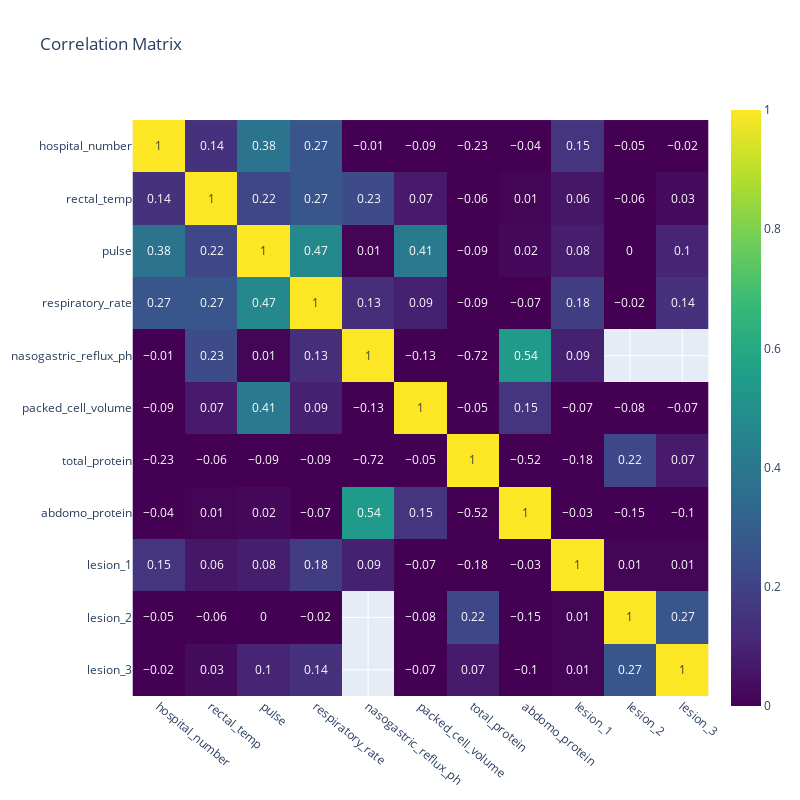

Write notebook code for a chart like this one.
### Markdown cell above
corélations entre les variables quantitatives :
- [plotly](https://plotly.com/python/heatmap-and-contour-subplots/)
- [seaborn](https://seaborn.pydata.org/examples/many_pairwise_correlations.html)

### Code cell
correlation =  round(horses.corr(numeric_only = True),  ndigits=2)

fig = px.imshow(correlation,
                text_auto=True,
                color_continuous_scale = 'Viridis',
                range_color=(0, 1),
                title='Correlation Matrix',
                width=800,
                height=800
            )

fig.update_xaxes(tickangle=40)

fig.show()

### Figure 1 — Plotly figure (JSON) as saved in the notebook; plotly's stock layout.template omitted (floating-point values rounded to 4 significant figures)
{"data": [{"coloraxis": "coloraxis", "hovertemplate": "x: %{x}<br>y: %{y}<br>color: %{z}<extra></extra>", "name": "0", "texttemplate": "%{z}", "type": "heatmap", "x": ["hospital_number", "rectal_temp", "pulse", "respiratory_rate", "nasogastric_reflux_ph", "packed_cell_volume", "total_protein", "abdomo_protein", "lesion_1", "lesion_2", "lesion_3"], "xaxis": "x", "y": ["hospital_number", "rectal_temp", "pulse", "respiratory_rate", "nasogastric_reflux_ph", "packed_cell_volume", "total_protein", "abdomo_protein", "lesion_1", "lesion_2", "lesion_3"], "yaxis": "y", "z": [[1, 0.14, 0.38, 0.27, -0.01, -0.09, -0.23, -0.04, 0.15, -0.05, -0.02], [0.14, 1, 0.22, 0.27, 0.23, 0.07, -0.06, 0.01, 0.06, -0.06, 0.03], [0.38, 0.22, 1, 0.47, 0.01, 0.41, -0.09, 0.02, 0.08, 0, 0.1], [0.27, 0.27, 0.47, 1, 0.13, 0.09, -0.09, -0.07, 0.18, -0.02, 0.14], [-0.01, 0.23, 0.01, 0.13, 1, -0.13, -0.72, 0.54, 0.09, null, null], [-0.09, 0.07, 0.41, 0.09, -0.13, 1, -0.05, 0.15, -0.07, -0.08, -0.07], [-0.23, -0.06, -0.09, -0.09, -0.72, -0.05, 1, -0.52, -0.18, 0.22, 0.07], [-0.04, 0.01, 0.02, -0.07, 0.54, 0.15, -0.52, 1, -0.03, -0.15, -0.1], [0.15, 0.06, 0.08, 0.18, 0.09, -0.07, -0.18, -0.03, 1, 0.01, 0.01], [-0.05, -0.06, 0, -0.02, null, -0.08, 0.22, -0.15, 0.01, 1, 0.27], [-0.02, 0.03, 0.1, 0.14, null, -0.07, 0.07, -0.1, 0.01, 0.27, 1]]}], "layout": {"coloraxis": {"cmax": 1, "cmin": 0, "colorscale": [[0, "#440154"], [0.1111, "#482878"], [0.2222, "#3e4989"], [0.3333, "#31688e"], [0.4444, "#26828e"], [0.5556, "#1f9e89"], [0.6667, "#35b779"], [0.7778, "#6ece58"], [0.8889, "#b5de2b"], [1, "#fde725"]]}, "height": 800, "title": {"text": "Correlation Matrix"}, "width": 800, "xaxis": {"anchor": "y", "constrain": "domain", "domain": [0, 1], "scaleanchor": "y", "tickangle": 40}, "yaxis": {"anchor": "x", "autorange": "reversed", "constrain": "domain", "domain": [0, 1]}}}
